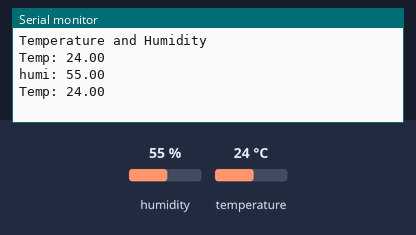
The sketch below on a simulated Arduino Uno, built with avr-gcc and run on an emulated ATmega328P. On the bench: the last lines printed to the serial monitor. The inputs (shaded band) are chosen by the test bench; at power-on: humidity 55 %, temperature 24 °C.

Above: at 2.3 s.
2.4 s: humidity set to 22 %
At 3.4 s:
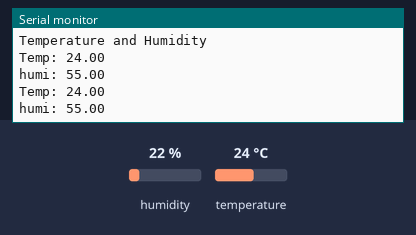
4.5 s: temperature set to 12 °C
At 6.4 s:
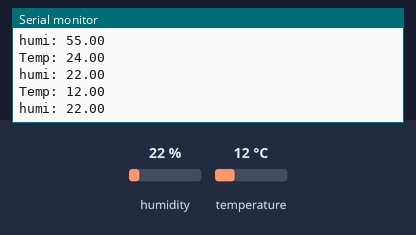
6.6 s: humidity set to 40 %
At 9.4 s:
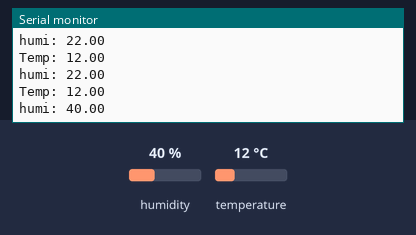
Timing chart, 0 to 10.9 s (numbered marks = the images above; inputs shaded):
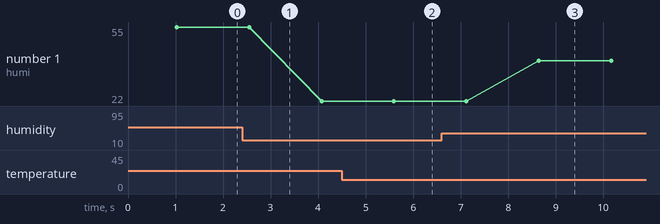

Measured:
- after the input at 4.5 s, the serial monitor: prints a new line after 0.60 s (image 2)
- after the input at 6.6 s, the serial monitor: prints a new line after 2.0 s (image 3)
- plotted number 1: 55 → 22 after the input at 2.4 s, 22 → 40 after the input at 6.6 s

The sketch:

DHTcode.ino
```cpp
#include <dht.h>
dht dhtsensor;
void setup()
{


    Serial.begin(9600);
    Serial.println("Temperature and Humidity");

}

void loop()
{
    dhtsensor.read11(A0); // READING THE SIGNALS FROM PIN A0
    delay(500); // WAITING FOR 500MS
    Serial.print("Temp: ");
    float temp = dhtsensor.temperature;
    Serial.println(temp);// PRINTING TEMP VALUE ON SERIAL MONITOR
    delay(500);
    Serial.print("humi: ");
    float humi = dhtsensor.humidity;
    Serial.println(humi); //PRINTING HUMIDITY VALUE ON SERIAL MONITOR
    delay(500);

}
```
